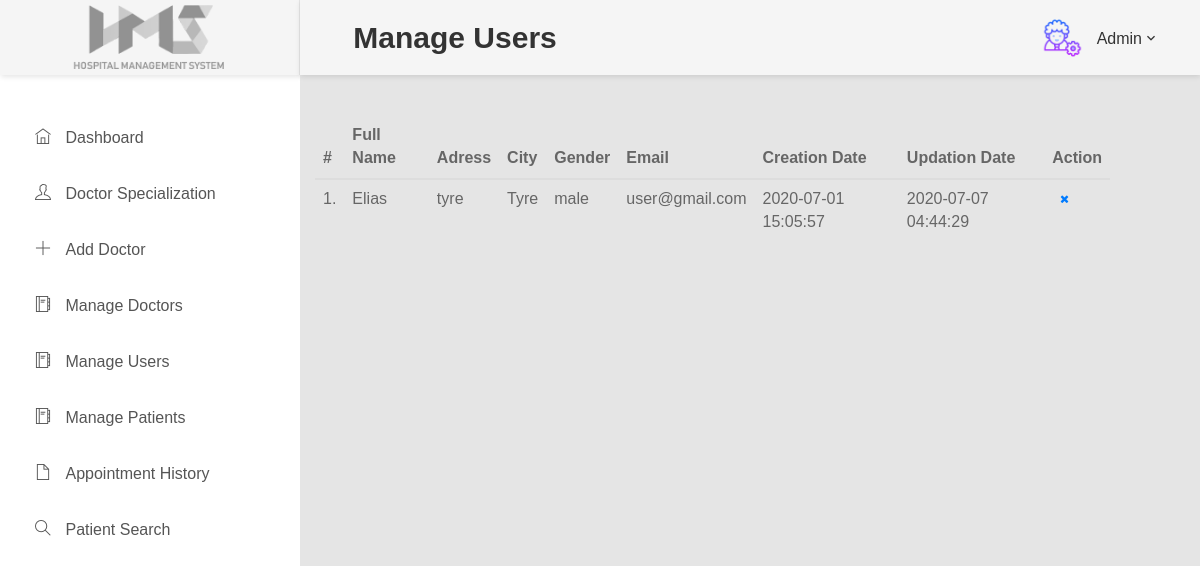
The app's page /HMS/admin/manage-users.php (signed in) with its own data.
### tables this page shows
CREATE TABLE IF NOT EXISTS `users` (
  `id` int(11) NOT NULL AUTO_INCREMENT,
  `fullName` varchar(2555) DEFAULT NULL,
  `address` longtext,
  `city` varchar(255) DEFAULT NULL,
  `gender` varchar(255) DEFAULT NULL,
  `email` varchar(255) DEFAULT NULL,
  `password` varchar(255) DEFAULT NULL,
  `regDate` timestamp NULL DEFAULT CURRENT_TIMESTAMP,
  `updationDate` timestamp NULL DEFAULT NULL ON UPDATE CURRENT_TIMESTAMP,
  PRIMARY KEY (`id`)
);

### HMS/admin/manage-users.php (the view, shortened to what this page needs)
<?php
include('include/config.php');
?>
<!DOCTYPE html>
<html lang="en">
<head>
    <link rel="stylesheet" href="../vendor/bootstrap/css/bootstrap.min.css">
    <link rel="stylesheet" href="../vendor/fontawesome/css/font-awesome.min.css">
    <link rel="stylesheet" href="../vendor/themify-icons/themify-icons.min.css">
    <link href="../vendor/animate.css/animate.min.css" rel="stylesheet" media="screen">
    <link href="../vendor/perfect-scrollbar/perfect-scrollbar.min.css" rel="stylesheet" media="screen">
    <link href="../vendor/switchery/switchery.min.css" rel="stylesheet" media="screen">
    <link href="../vendor/bootstrap-touchspin/jquery.bootstrap-touchspin.min.css" rel="stylesheet" media="screen">
    <link href="../vendor/select2/select2.min.css" rel="stylesheet" media="screen">
    <link href="../vendor/bootstrap-datepicker/bootstrap-datepicker3.standalone.min.css" rel="stylesheet" media="screen">
    <link href="../vendor/bootstrap-timepicker/bootstrap-timepicker.min.css" rel="stylesheet" media="screen">
    <link href="../css/font-face.css" rel="stylesheet" media="all">
    <link href="../vendor/font-awesome-4.7/css/font-awesome.min.css" rel="stylesheet" media="all">
    <link href="../vendor/font-awesome-5/css/fontawesome-all.min.css" rel="stylesheet" media="all">
    <link href="../vendor/mdi-font/css/material-design-iconic-font.min.css" rel="stylesheet" media="all">
    <link href="../vendor/animsition/animsition.min.css" rel="stylesheet" media="all">
    <link href="../vendor/bootstrap-4.1/bootstrap.min.css" rel="stylesheet" media="all">
    <link href="../../css/theme.css" rel="stylesheet" media="all">
</head>
<body class="animsition">
<div class="page-wrapper">
    <aside class="menu-sidebar d-none d-lg-block">
        <div class="logo">
            <a href="#">
                <img src="../../images/icon/hms.png" alt="HMS" />
            </a>
        </div>
        <?php include('include/sidebar.php');?>
    </aside>
    <div class="page-container">
        <header class="header-desktop">
            <div class="section__content section__content--p30">
                <div class="container-fluid">
                    <div class="header-wrap">
                        <h2>&nbsp;Manage Users</h2>
                        <?php include('include/header.php');?>
                        <div class="main-content" >
                            <div class="wrap-content container" id="container">
                                <div class="row">
                                    <div class="col-md-11">
                                        <table class="table table-hover" id="sample-table-1">
                                            <thead>
                                            <tr>
                                                <th class="center">#</th>
                                                <th>Full Name</th>
                                                <th class="hidden-xs">Adress</th>
                                                <th>City</th>
                                                <th>Gender </th>
                                                <th>Email </th>
                                                <th>Creation Date </th>
                                                <th>Updation Date </th>
                                                <th>Action</th>
                                            </tr>
                                            </thead>
                                            <tbody>
                                            <?php
                                            $sql=mysqli_query($con,"select * from users");
                                            $cnt=1;
                                            while($row=mysqli_fetch_array($sql))
                                            {
                                                ?>
                                                <tr>
                                                    <td class="center"><?php echo $cnt;?>.</td>
                                                    <td class="hidden-xs"><?php echo $row['fullName'];?></td>
                                                    <td><?php echo $row['address'];?></td>
                                                    <td><?php echo $row['city'];?>
                                                    </td>
                                                    <td><?php echo $row['gender'];?></td>
                                                    <td><?php echo $row['email'];?></td>
                                                    <td><?php echo $row['regDate'];?></td>
                                                    <td><?php echo $row['updationDate'];?>
                                                    </td>
                                                    <td >
                                                        <div class="visible-md visible-lg hidden-sm hidden-xs">
                                                            <a href="manage-users.php?id=<?php echo $row['id']?>&del=delete" onClick="return confirm('Are you sure you want to delete?')"class="btn btn-transparent btn-xs tooltips" tooltip-placement="top" tooltip="Remove"><i class="fa fa-times fa fa-white"></i></a>
                                                        </div>
                                                        </td>
                                                </tr>
                                                <?php
                                                $cnt=$cnt+1;
                                            }?>
                                            </tbody>
                                        </table>
                                    </div>
                                </div>
                            </div>
                        </div>
                    </div>
                </div>
</body>
</html>

### records on screen
users: fullName "Elias", address "tyre", city "Tyre", gender "male", email "user@gmail.com", regDate "2020-07-01 15:05:57", updationDate "2020-07-07 04:44:29"
